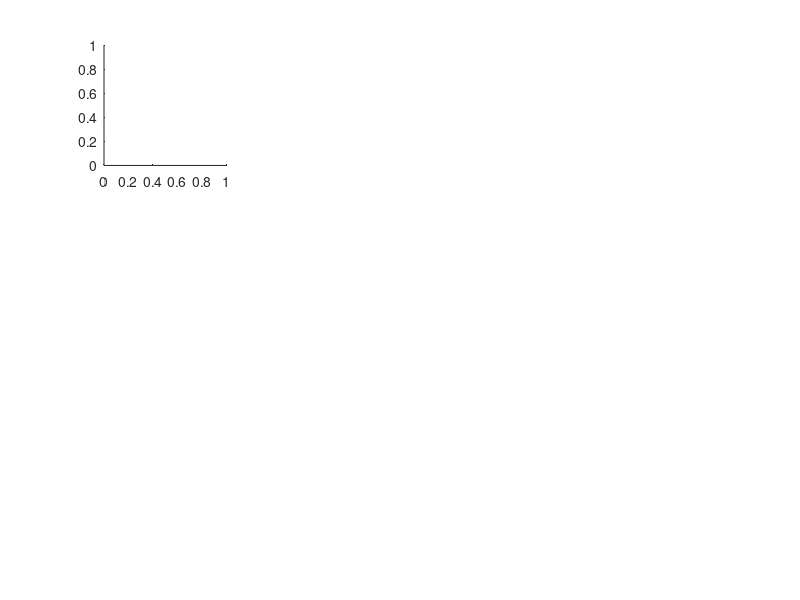

Source code (MATLAB): (Note: this script raises an error after producing the figure.)
clear Cue Rew Pun
figure('Name','Values_Reversal');
%% Total
subplot(3,8,[1 2]) % Uncued
plot(DB_CuedOutcome.Values_Rev.Uncued_Reward.Photo.Time',...
     DB_CuedOutcome.Values_Rev.Uncued_Reward.Photo.DFFAVG'-...
     DB_CuedOutcome.Values_Rev.Uncued_Reward.Photo.DFF0Outcome,'-g');
xlim([-4 0]); ylim([-5 15]);
title('Uncued')
ylabel('Cue')

subplot(3,8,[3 4]) % Low Value
plot(DB_CuedOutcome.Values_Rev.NoAnticipLick_CueA_Reward.Photo.Time',...
     DB_CuedOutcome.Values_Rev.NoAnticipLick_CueA_Reward.Photo.DFFAVG'-...
     DB_CuedOutcome.Values_Rev.NoAnticipLick_CueA_Reward.Photo.DFF0Cue,'-k');
xlim([-4 0]); ylim([-5 15]);
title('CueA - Low Value')

subplot(3,8,[5 6]) % High Value
plot(DB_CuedOutcome.Values_Rev.AnticipLick_CueB_Reward.Photo.Time',...
     DB_CuedOutcome.Values_Rev.AnticipLick_CueB_Reward.Photo.DFFAVG'-...
     DB_CuedOutcome.Values_Rev.AnticipLick_CueB_Reward.Photo.DFF0Cue,'-b');
xlim([-4 0]); ylim([-5 15]);
title('Cue B - High Value')

% Cue         
Cue(3,:)=DB_CuedOutcome.Values_Rev.NoCue.Photo.DFFCue-...
            DB_CuedOutcome.Values_Rev.NoCue.Photo.DFF0Cue;
Cue(1,:)=DB_CuedOutcome.Values_Rev.NoAnticipLick_CueA.Photo.DFFCue-...
            DB_CuedOutcome.Values_Rev.NoAnticipLick_CueA.Photo.DFF0Cue;
Cue(2,:)=DB_CuedOutcome.Values_Rev.AnticipLick_CueB.Photo.DFFCue-...
            DB_CuedOutcome.Values_Rev.AnticipLick_CueB.Photo.DFF0Cue;
subplot(3,8,7)
plot(Cue,'-o')
xlim([0 4])
ylim([-2 10])
subplot(3,8,8)
boxplot(Cue')
%% Reward Only
subplot(3,8,[9 10]) % Uncued
plot(DB_CuedOutcome.Values_Rev.Uncued_Reward.Photo.Time',...
     DB_CuedOutcome.Values_Rev.Uncued_Reward.Photo.DFFAVG'-...
     DB_CuedOutcome.Values_Rev.Uncued_Reward.Photo.DFF0Outcome,'-g');
xlim([-0.1 2]); ylim([-5 10]);
ylabel('Reward')

subplot(3,8,[11 12]) % Low Value
plot(DB_CuedOutcome.Values_Rev.NoAnticipLick_CueA_Reward.Photo.Time',...
     DB_CuedOutcome.Values_Rev.NoAnticipLick_CueA_Reward.Photo.DFFAVG'-...
     DB_CuedOutcome.Values_Rev.NoAnticipLick_CueA_Reward.Photo.DFF0Outcome,'-k');
xlim([-0.1 2]); ylim([-5 10])

subplot(3,8,[13 14]) % High Value
plot(DB_CuedOutcome.Values_Rev.AnticipLick_CueB_Reward.Photo.Time',...
     DB_CuedOutcome.Values_Rev.AnticipLick_CueB_Reward.Photo.DFFAVG'-...
     DB_CuedOutcome.Values_Rev.AnticipLick_CueB_Reward.Photo.DFF0Outcome,'b');
xlim([-0.1 2]); ylim([-5 10]);
% Reward
Rew(3,:)=DB_CuedOutcome.Values_Rev.Uncued_Reward.Photo.DFFOutcome-...
            DB_CuedOutcome.Values_Rev.Uncued_Reward.Photo.DFF0Outcome;
Rew(1,:)=DB_CuedOutcome.Values_Rev.NoAnticipLick_CueA_Reward.Photo.DFFOutcome-...
            DB_CuedOutcome.Values_Rev.NoAnticipLick_CueA_Reward.Photo.DFF0Outcome;
Rew(2,:)=DB_CuedOutcome.Values_Rev.AnticipLick_CueB_Reward.Photo.DFFOutcome-...
            DB_CuedOutcome.Values_Rev.AnticipLick_CueB_Reward.Photo.DFF0Outcome;
subplot(3,8,15)
plot(Rew,'-o')
xlim([0 4])
ylim([-2 10])
subplot(3,8,16)
boxplot(Rew')

%% Punish Only
subplot(3,8,[17 18]) % Uncued
plot(DB_CuedOutcome.Values_Rev.Uncued_Punish.Photo.Time',...
     DB_CuedOutcome.Values_Rev.Uncued_Punish.Photo.DFFAVG'-...
     DB_CuedOutcome.Values_Rev.Uncued_Punish.Photo.DFF0Outcome,'-r');
xlim([-0.1 2]); ylim([-5 20]);
ylabel('Punish')

subplot(3,8,[19 20]) % Low Value
plot(DB_CuedOutcome.Values_Rev.NoAnticipLick_CueA_Punish.Photo.Time',...
     DB_CuedOutcome.Values_Rev.NoAnticipLick_CueA_Punish.Photo.DFFAVG'-...
     DB_CuedOutcome.Values_Rev.NoAnticipLick_CueA_Punish.Photo.DFF0Outcome,'-k');
xlim([-0.1 2]); ylim([-5 20])

subplot(3,8,[21 22]) % High Value
plot(DB_CuedOutcome.Values_Rev.AnticipLick_CueB_Punish.Photo.Time',...
     DB_CuedOutcome.Values_Rev.AnticipLick_CueB_Punish.Photo.DFFAVG'-...
     DB_CuedOutcome.Values_Rev.AnticipLick_CueB_Punish.Photo.DFF0Outcome,'b');
xlim([-0.1 2]); ylim([-5 20]);

% Punish
Pun(1,:)=DB_CuedOutcome.Values_Rev.Uncued_Punish.Photo.DFFOutcome-...
            DB_CuedOutcome.Values_Rev.Uncued_Punish.Photo.DFF0Outcome;
Pun(2,:)=DB_CuedOutcome.Values_Rev.NoAnticipLick_CueA_Punish.Photo.DFFOutcome-...
            DB_CuedOutcome.Values_Rev.NoAnticipLick_CueA_Punish.Photo.DFF0Outcome;
Pun(3,:)=DB_CuedOutcome.Values_Rev.AnticipLick_CueB_Punish.Photo.DFFOutcome-...
            DB_CuedOutcome.Values_Rev.AnticipLick_CueB_Punish.Photo.DFF0Outcome;
subplot(3,8,23)
plot(Pun,'-o')
xlim([0 4])
ylim([-2 20])
subplot(3,8,24)
boxplot(Pun')
